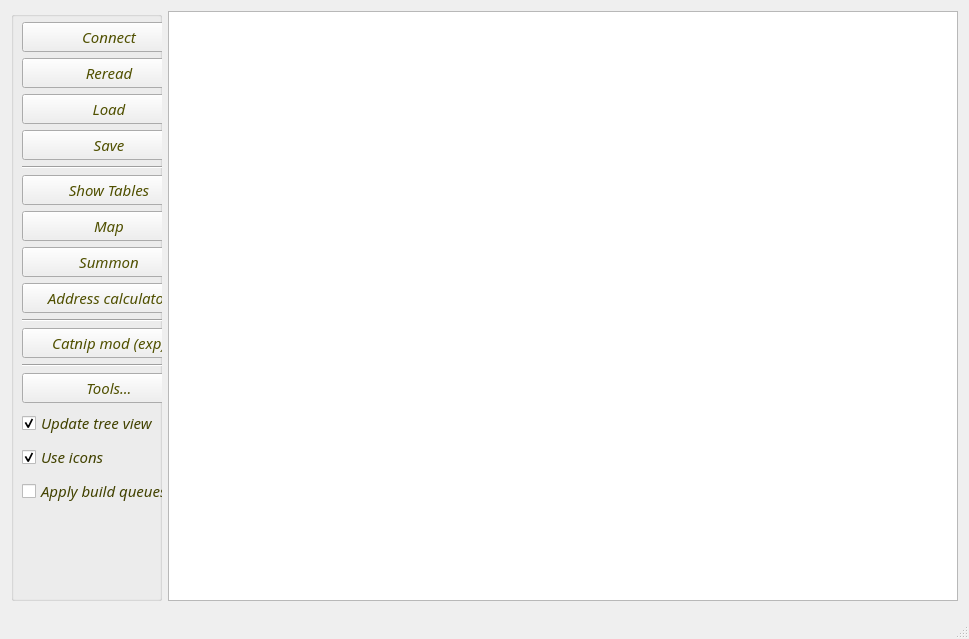
<?xml version="1.0" encoding="UTF-8"?>
<ui version="4.0">
 <class>MainWindow</class>
 <widget class="QMainWindow" name="MainWindow">
  <property name="geometry">
   <rect>
    <x>0</x>
    <y>0</y>
    <width>969</width>
    <height>639</height>
   </rect>
  </property>
  <property name="palette">
   <palette>
    <active>
     <colorrole role="WindowText">
      <brush brushstyle="SolidPattern">
       <color alpha="255">
        <red>66</red>
        <green>66</green>
        <blue>0</blue>
       </color>
      </brush>
     </colorrole>
     <colorrole role="ButtonText">
      <brush brushstyle="SolidPattern">
       <color alpha="255">
        <red>80</red>
        <green>80</green>
        <blue>0</blue>
       </color>
      </brush>
     </colorrole>
    </active>
    <inactive>
     <colorrole role="WindowText">
      <brush brushstyle="SolidPattern">
       <color alpha="255">
        <red>66</red>
        <green>66</green>
        <blue>0</blue>
       </color>
      </brush>
     </colorrole>
     <colorrole role="ButtonText">
      <brush brushstyle="SolidPattern">
       <color alpha="255">
        <red>80</red>
        <green>80</green>
        <blue>0</blue>
       </color>
      </brush>
     </colorrole>
    </inactive>
    <disabled>
     <colorrole role="WindowText">
      <brush brushstyle="SolidPattern">
       <color alpha="255">
        <red>118</red>
        <green>116</green>
        <blue>108</blue>
       </color>
      </brush>
     </colorrole>
     <colorrole role="ButtonText">
      <brush brushstyle="SolidPattern">
       <color alpha="255">
        <red>118</red>
        <green>116</green>
        <blue>108</blue>
       </color>
      </brush>
     </colorrole>
    </disabled>
   </palette>
  </property>
  <property name="font">
   <font>
    <family>Monotype Corsiva</family>
    <pointsize>11</pointsize>
    <italic>true</italic>
   </font>
  </property>
  <property name="windowTitle">
   <string>Real-Time Game Tweaker for MASTER of MAGIC</string>
  </property>
  <property name="windowIcon">
   <iconset resource="../Resources/InteractiveGameTweaker.qrc">
    <normaloff>:/heroes/serena.gif</normaloff>:/heroes/serena.gif</iconset>
  </property>
  <property name="styleSheet">
   <string notr="true"/>
  </property>
  <widget class="QWidget" name="centralWidget">
   <layout class="QFormLayout" name="formLayout">
    <item row="0" column="0">
     <widget class="QGroupBox" name="groupBox">
      <property name="sizePolicy">
       <sizepolicy hsizetype="Fixed" vsizetype="Expanding">
        <horstretch>0</horstretch>
        <verstretch>0</verstretch>
       </sizepolicy>
      </property>
      <property name="minimumSize">
       <size>
        <width>151</width>
        <height>571</height>
       </size>
      </property>
      <property name="maximumSize">
       <size>
        <width>151</width>
        <height>100000</height>
       </size>
      </property>
      <property name="title">
       <string/>
      </property>
      <widget class="QWidget" name="layoutWidget">
       <property name="geometry">
        <rect>
         <x>0</x>
         <y>0</y>
         <width>196</width>
         <height>596</height>
        </rect>
       </property>
       <layout class="QVBoxLayout" name="verticalLayout">
        <item>
         <widget class="QPushButton" name="pushButton_Connect">
          <property name="sizePolicy">
           <sizepolicy hsizetype="Fixed" vsizetype="Fixed">
            <horstretch>0</horstretch>
            <verstretch>0</verstretch>
           </sizepolicy>
          </property>
          <property name="maximumSize">
           <size>
            <width>200</width>
            <height>16777215</height>
           </size>
          </property>
          <property name="text">
           <string>Connect</string>
          </property>
          <property name="icon">
           <iconset resource="../Resources/InteractiveGameTweaker.qrc">
            <normaloff>:/heroes/allora.gif</normaloff>:/heroes/allora.gif</iconset>
          </property>
          <property name="iconSize">
           <size>
            <width>32</width>
            <height>32</height>
           </size>
          </property>
         </widget>
        </item>
        <item>
         <widget class="QPushButton" name="pushButton_Reread">
          <property name="sizePolicy">
           <sizepolicy hsizetype="Fixed" vsizetype="Fixed">
            <horstretch>0</horstretch>
            <verstretch>0</verstretch>
           </sizepolicy>
          </property>
          <property name="maximumSize">
           <size>
            <width>200</width>
            <height>16777215</height>
           </size>
          </property>
          <property name="text">
           <string>Reread</string>
          </property>
          <property name="icon">
           <iconset resource="../Resources/InteractiveGameTweaker.qrc">
            <normaloff>:/heroes/shalla.gif</normaloff>:/heroes/shalla.gif</iconset>
          </property>
          <property name="iconSize">
           <size>
            <width>32</width>
            <height>32</height>
           </size>
          </property>
         </widget>
        </item>
        <item>
         <widget class="QPushButton" name="pushButton_Load">
          <property name="sizePolicy">
           <sizepolicy hsizetype="Fixed" vsizetype="Fixed">
            <horstretch>0</horstretch>
            <verstretch>0</verstretch>
           </sizepolicy>
          </property>
          <property name="maximumSize">
           <size>
            <width>200</width>
            <height>16777215</height>
           </size>
          </property>
          <property name="text">
           <string>Load</string>
          </property>
          <property name="icon">
           <iconset resource="../Resources/InteractiveGameTweaker.qrc">
            <normaloff>:/heroes/valana.gif</normaloff>:/heroes/valana.gif</iconset>
          </property>
          <property name="iconSize">
           <size>
            <width>32</width>
            <height>32</height>
           </size>
          </property>
         </widget>
        </item>
        <item>
         <widget class="QPushButton" name="pushButton_Save">
          <property name="sizePolicy">
           <sizepolicy hsizetype="Fixed" vsizetype="Fixed">
            <horstretch>0</horstretch>
            <verstretch>0</verstretch>
           </sizepolicy>
          </property>
          <property name="maximumSize">
           <size>
            <width>200</width>
            <height>16777215</height>
           </size>
          </property>
          <property name="text">
           <string>Save</string>
          </property>
          <property name="icon">
           <iconset resource="../Resources/InteractiveGameTweaker.qrc">
            <normaloff>:/heroes/greyfar.gif</normaloff>:/heroes/greyfar.gif</iconset>
          </property>
          <property name="iconSize">
           <size>
            <width>32</width>
            <height>32</height>
           </size>
          </property>
         </widget>
        </item>
        <item>
         <widget class="Line" name="line">
          <property name="orientation">
           <enum>Qt::Horizontal</enum>
          </property>
         </widget>
        </item>
        <item>
         <widget class="QPushButton" name="pushButton_ShowTables">
          <property name="sizePolicy">
           <sizepolicy hsizetype="Fixed" vsizetype="Fixed">
            <horstretch>0</horstretch>
            <verstretch>0</verstretch>
           </sizepolicy>
          </property>
          <property name="maximumSize">
           <size>
            <width>200</width>
            <height>16777215</height>
           </size>
          </property>
          <property name="text">
           <string>Show Tables</string>
          </property>
          <property name="icon">
           <iconset resource="../Resources/InteractiveGameTweaker.qrc">
            <normaloff>:/heroes/zaldron.gif</normaloff>:/heroes/zaldron.gif</iconset>
          </property>
          <property name="iconSize">
           <size>
            <width>32</width>
            <height>32</height>
           </size>
          </property>
         </widget>
        </item>
        <item>
         <widget class="QPushButton" name="pushButton_Map">
          <property name="sizePolicy">
           <sizepolicy hsizetype="Fixed" vsizetype="Fixed">
            <horstretch>0</horstretch>
            <verstretch>0</verstretch>
           </sizepolicy>
          </property>
          <property name="maximumSize">
           <size>
            <width>200</width>
            <height>16777215</height>
           </size>
          </property>
          <property name="text">
           <string>Map</string>
          </property>
          <property name="icon">
           <iconset resource="../Resources/InteractiveGameTweaker.qrc">
            <normaloff>:/heroes/rakir.gif</normaloff>:/heroes/rakir.gif</iconset>
          </property>
          <property name="iconSize">
           <size>
            <width>32</width>
            <height>32</height>
           </size>
          </property>
         </widget>
        </item>
        <item>
         <widget class="QPushButton" name="pushButton_AddUnit">
          <property name="sizePolicy">
           <sizepolicy hsizetype="Fixed" vsizetype="Fixed">
            <horstretch>0</horstretch>
            <verstretch>0</verstretch>
           </sizepolicy>
          </property>
          <property name="maximumSize">
           <size>
            <width>200</width>
            <height>16777215</height>
           </size>
          </property>
          <property name="text">
           <string>Summon</string>
          </property>
          <property name="icon">
           <iconset resource="../Resources/InteractiveGameTweaker.qrc">
            <normaloff>:/heroes/shuri.gif</normaloff>:/heroes/shuri.gif</iconset>
          </property>
          <property name="iconSize">
           <size>
            <width>32</width>
            <height>32</height>
           </size>
          </property>
         </widget>
        </item>
        <item>
         <widget class="QPushButton" name="pushButton_Calculator">
          <property name="sizePolicy">
           <sizepolicy hsizetype="Fixed" vsizetype="Fixed">
            <horstretch>0</horstretch>
            <verstretch>0</verstretch>
           </sizepolicy>
          </property>
          <property name="maximumSize">
           <size>
            <width>200</width>
            <height>16777215</height>
           </size>
          </property>
          <property name="font">
           <font>
            <pointsize>11</pointsize>
            <italic>true</italic>
           </font>
          </property>
          <property name="text">
           <string>Address calculator</string>
          </property>
          <property name="icon">
           <iconset resource="../Resources/InteractiveGameTweaker.qrc">
            <normaloff>:/heroes/shin_bo.gif</normaloff>:/heroes/shin_bo.gif</iconset>
          </property>
          <property name="iconSize">
           <size>
            <width>32</width>
            <height>32</height>
           </size>
          </property>
         </widget>
        </item>
        <item>
         <widget class="Line" name="line_3">
          <property name="orientation">
           <enum>Qt::Horizontal</enum>
          </property>
         </widget>
        </item>
        <item>
         <widget class="QPushButton" name="pushButton_CatnipMod">
          <property name="sizePolicy">
           <sizepolicy hsizetype="Fixed" vsizetype="Fixed">
            <horstretch>0</horstretch>
            <verstretch>0</verstretch>
           </sizepolicy>
          </property>
          <property name="maximumSize">
           <size>
            <width>200</width>
            <height>16777215</height>
           </size>
          </property>
          <property name="font">
           <font>
            <pointsize>11</pointsize>
            <italic>true</italic>
           </font>
          </property>
          <property name="text">
           <string>Catnip mod (exp)</string>
          </property>
          <property name="icon">
           <iconset resource="../Resources/InteractiveGameTweaker.qrc">
            <normaloff>:/heroes/catwalk.jpg</normaloff>:/heroes/catwalk.jpg</iconset>
          </property>
          <property name="iconSize">
           <size>
            <width>32</width>
            <height>32</height>
           </size>
          </property>
         </widget>
        </item>
        <item>
         <widget class="Line" name="line_2">
          <property name="orientation">
           <enum>Qt::Horizontal</enum>
          </property>
         </widget>
        </item>
        <item>
         <widget class="QPushButton" name="pushButton_Tools">
          <property name="sizePolicy">
           <sizepolicy hsizetype="Fixed" vsizetype="Fixed">
            <horstretch>0</horstretch>
            <verstretch>0</verstretch>
           </sizepolicy>
          </property>
          <property name="maximumSize">
           <size>
            <width>200</width>
            <height>16777215</height>
           </size>
          </property>
          <property name="text">
           <string>Tools...</string>
          </property>
          <property name="icon">
           <iconset resource="../Resources/InteractiveGameTweaker.qrc">
            <normaloff>:/heroes/mystic_x.gif</normaloff>:/heroes/mystic_x.gif</iconset>
          </property>
          <property name="iconSize">
           <size>
            <width>32</width>
            <height>32</height>
           </size>
          </property>
         </widget>
        </item>
        <item>
         <widget class="QCheckBox" name="checkBox_UpdateTree">
          <property name="sizePolicy">
           <sizepolicy hsizetype="Fixed" vsizetype="Fixed">
            <horstretch>0</horstretch>
            <verstretch>0</verstretch>
           </sizepolicy>
          </property>
          <property name="maximumSize">
           <size>
            <width>200</width>
            <height>16777215</height>
           </size>
          </property>
          <property name="text">
           <string>Update tree view</string>
          </property>
          <property name="checked">
           <bool>true</bool>
          </property>
         </widget>
        </item>
        <item>
         <widget class="QCheckBox" name="checkBox_UseIcons">
          <property name="sizePolicy">
           <sizepolicy hsizetype="Fixed" vsizetype="Fixed">
            <horstretch>0</horstretch>
            <verstretch>0</verstretch>
           </sizepolicy>
          </property>
          <property name="maximumSize">
           <size>
            <width>200</width>
            <height>16777215</height>
           </size>
          </property>
          <property name="text">
           <string>Use icons</string>
          </property>
          <property name="checked">
           <bool>true</bool>
          </property>
         </widget>
        </item>
        <item>
         <widget class="QCheckBox" name="checkBox_ApplyBuildQueues">
          <property name="sizePolicy">
           <sizepolicy hsizetype="Fixed" vsizetype="Fixed">
            <horstretch>0</horstretch>
            <verstretch>0</verstretch>
           </sizepolicy>
          </property>
          <property name="maximumSize">
           <size>
            <width>200</width>
            <height>16777215</height>
           </size>
          </property>
          <property name="text">
           <string>Apply build queues</string>
          </property>
          <property name="checked">
           <bool>false</bool>
          </property>
         </widget>
        </item>
        <item>
         <spacer name="verticalSpacer">
          <property name="orientation">
           <enum>Qt::Vertical</enum>
          </property>
          <property name="sizeHint" stdset="0">
           <size>
            <width>13</width>
            <height>13</height>
           </size>
          </property>
         </spacer>
        </item>
       </layout>
      </widget>
     </widget>
    </item>
    <item row="0" column="1">
     <widget class="QTreeView" name="treeView_MoM">
      <property name="sizePolicy">
       <sizepolicy hsizetype="Expanding" vsizetype="Expanding">
        <horstretch>100</horstretch>
        <verstretch>100</verstretch>
       </sizepolicy>
      </property>
      <property name="maximumSize">
       <size>
        <width>16777215</width>
        <height>16777215</height>
       </size>
      </property>
      <property name="palette">
       <palette>
        <active>
         <colorrole role="WindowText">
          <brush brushstyle="SolidPattern">
           <color alpha="255">
            <red>80</red>
            <green>80</green>
            <blue>0</blue>
           </color>
          </brush>
         </colorrole>
        </active>
        <inactive>
         <colorrole role="WindowText">
          <brush brushstyle="SolidPattern">
           <color alpha="255">
            <red>80</red>
            <green>80</green>
            <blue>0</blue>
           </color>
          </brush>
         </colorrole>
        </inactive>
        <disabled>
         <colorrole role="WindowText">
          <brush brushstyle="SolidPattern">
           <color alpha="255">
            <red>118</red>
            <green>116</green>
            <blue>108</blue>
           </color>
          </brush>
         </colorrole>
        </disabled>
       </palette>
      </property>
      <property name="editTriggers">
       <set>QAbstractItemView::AnyKeyPressed|QAbstractItemView::EditKeyPressed|QAbstractItemView::SelectedClicked</set>
      </property>
      <property name="tabKeyNavigation">
       <bool>true</bool>
      </property>
      <property name="dragEnabled">
       <bool>true</bool>
      </property>
      <property name="alternatingRowColors">
       <bool>true</bool>
      </property>
      <property name="selectionBehavior">
       <enum>QAbstractItemView::SelectItems</enum>
      </property>
      <property name="iconSize">
       <size>
        <width>48</width>
        <height>48</height>
       </size>
      </property>
      <property name="sortingEnabled">
       <bool>true</bool>
      </property>
      <property name="animated">
       <bool>false</bool>
      </property>
      <attribute name="headerDefaultSectionSize">
       <number>250</number>
      </attribute>
     </widget>
    </item>
   </layout>
  </widget>
  <widget class="QStatusBar" name="statusBar"/>
 </widget>
 <layoutdefault spacing="6" margin="11"/>
 <resources>
  <include location="../Resources/InteractiveGameTweaker.qrc"/>
 </resources>
 <connections/>
 <slots>
  <slot>on_timer()</slot>
 </slots>
</ui>
